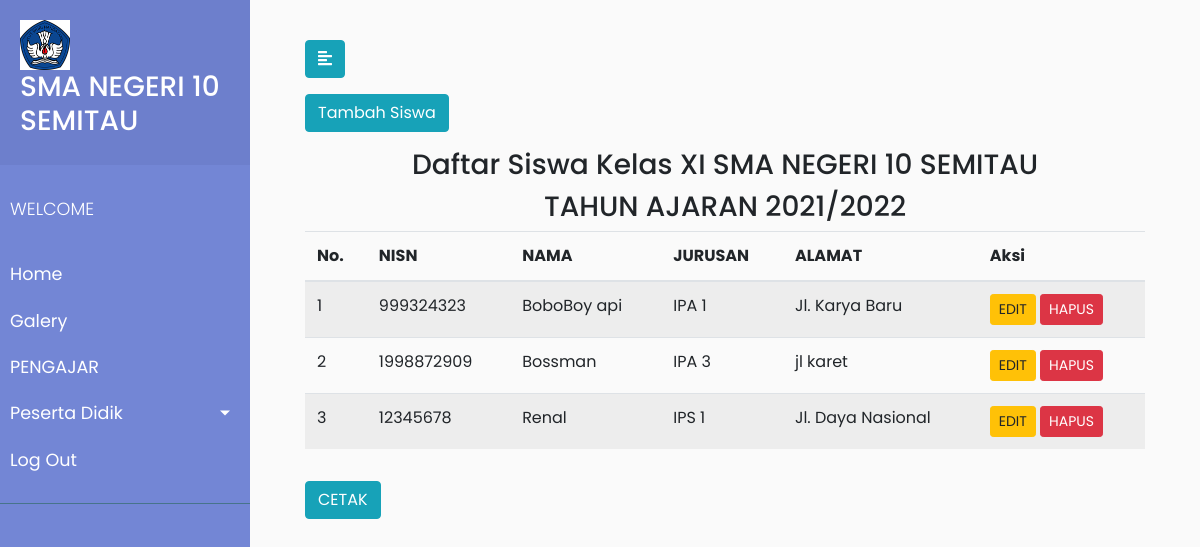
Page /xi.php on the committed database.
### tables this page shows
CREATE TABLE `xi` (
  `id` int(11) NOT NULL,
  `nisn` int(10) NOT NULL,
  `nama` varchar(30) NOT NULL,
  `jurusan` varchar(30) NOT NULL,
  `alamat` varchar(30) NOT NULL
);

### xi.php (the view, shortened to what this page needs)
<!DOCTYPE html>
<html>
<head>
    <link rel="stylesheet" href="https://stackpath.bootstrapcdn.com/bootstrap/4.1.0/css/bootstrap.min.css">
    <link rel="stylesheet" href="style2.css">
    <link rel="stylesheet" href="https://cdnjs.cloudflare.com/ajax/libs/malihu-custom-scrollbar-plugin/3.1.5/jquery.mCustomScrollbar.min.css">
</head>
<body>
    <div class="wrapper">
        <nav id="sidebar">
            <div class="sidebar-header">
                <img src="image/3.jpg" width="50px" height="50px">
                <h3> SMA NEGERI 10 SEMITAU</h3>
            </div>
            <ul class="list-unstyled components">
                <p>WELCOME</p>
                <li>
                    <a href="home.php">Home</a>
                </li>
                <li>
                    <a href="galery.php">Galery</a>
                </li>
                <li>
                    <a href="pengajar.php">PENGAJAR</a>
                </li>
                <li>
                    <a href="#pageSubmenu" data-toggle="collapse" aria-expanded="false" class="dropdown-toggle"> Peserta Didik</a>
                </li>
                <li>
                    <a href="login.php">Log Out</a>
                </li>
            </ul>
        </nav>
        <div id="content">
            <div class="container-fluid">
                <button type="button" id="sidebarCollapse" class="btn btn-info">
                    <i class="fas fa-align-left"></i>
                </button>
            </div>
            <div class="container">
                <button type="button" class="btn btn-info mt-3"> <a href="tambah11.php"> Tambah Siswa </a></button>
            </div>
            <?php
            require 'koneksi11.php';
            $queryxi = mysqli_query($link, "SELECT * FROM xi");
            ?>
            <div class="container">
                <h3 class="text-center mt-3"> Daftar Siswa Kelas XI SMA NEGERI 10 SEMITAU </h3>
                <h3 class="text-center"> TAHUN AJARAN 2021/2022 </h3>
                <table class="table table-striped">
                    <thead>
                        <tr>
                            <th>No.</th>
                            <th>NISN</th>
                            <th>NAMA </th>
                            <th>JURUSAN</th>
                            <th>ALAMAT</th>
                            <th>Aksi</th>
                        </tr>
                    </thead>
                    <?php $i = 1; ?>
                    <?php foreach ($queryxi as $row) : ?>
                        <tr>
                            <td><?= $i; ?></td>
                            <td><?= $row["nisn"]; ?> </td>
                            <td><?= $row["nama"]; ?></td>
                            <td><?= $row["jurusan"]; ?> </td>
                            <td> <?= $row["alamat"]; ?></td>
                            <td>
                                <a href="edit11.php?id=<?= $row["id"]; ?>" class="btn btn-sm btn-warning">EDIT</a>
                                <a href="hapusxi.php?id=<?= $row["id"]; ?>" class="btn btn-sm btn-danger" onclick=" return confirm('yakin ingin hapus?');">HAPUS</a>
                            </td>
                        </tr>
                        <?php $i++; ?>
                    <?php endforeach; ?>
                </table>
            </div>
            <div class="container">
                <button type="button" class="btn btn-info mt-3"> <a href="cetakxi.php"> CETAK </a></button>
            </div>
</body>
</html

### style2.css (style rules this page uses)
body { font-family: 'Poppins', sans-serif; background: #fafafa; }
p { font-family: 'Poppins', sans-serif; font-size: 1.1em; font-weight: 300; line-height: 1.7em; color: #999; }
a, a:hover, a:focus { color: inherit; text-decoration: none; transition: all 0.3s; }
.wrapper { display: flex; width: 100%; }
#sidebar { width: 250px; position: fixed; top: 0; left: 0; height: 100vh; z-index: 999; background: #7386D5; color: #fff; transition: all 0.3s; }
#sidebar .sidebar-header { padding: 20px; background: #6d7fcc; }
#sidebar ul.components { padding: 20px 0; border-bottom: 1px solid #47748b; }
#sidebar ul p { color: #fff; padding: 10px; }
#sidebar ul li a { padding: 10px; font-size: 1.1em; display: block; }
a[data-toggle="collapse"] { position: relative; }
.dropdown-toggle::after { display: block; position: absolute; top: 50%; right: 20px; transform: translateY(-50%); }
#content { width: calc(100% - 250px); padding: 40px; min-height: 100vh; transition: all 0.3s; position: absolute; top: 0; right: 0; }

### rows in the picture
xi: nisn "999324323", nama "BoboBoy api", jurusan "IPA 1", alamat "Jl. Karya Baru"
xi: nisn "1998872909", nama "Bossman", jurusan "IPA 3", alamat "jl karet"
xi: nisn "12345678", nama "Renal", jurusan "IPS 1", alamat "Jl. Daya Nasional"
